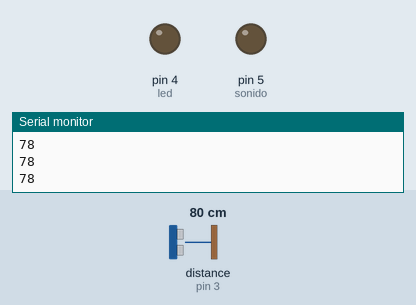
The sketch below on a simulated Arduino Uno, built with avr-gcc and run on an emulated ATmega328P. On the bench: output pins drawn as LEDs (lit = HIGH), the last lines printed to the serial monitor. Wiring (inferred from the names in the program): ultrasonic range finder: trigger pin 2; echo pin 3. Inputs (shaded band) come from the test bench; at power-on: distance to the obstacle (sensor on pin 3) 80 cm. The echo pulse lasts 58.3 µs per cm; pins used as bus, display or sensor lines are not drawn.

Above: at 1.2 s.
1.3 s: distance to the obstacle (sensor on pin 3) set to 23 cm
2.8 s: distance to the obstacle (sensor on pin 3) set to 19 cm
At 3.9 s:
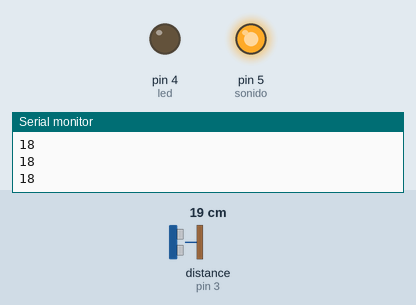
4.3 s: distance to the obstacle (sensor on pin 3) set to 13 cm
5.8 s: distance to the obstacle (sensor on pin 3) set to 10 cm
At 6.5 s:
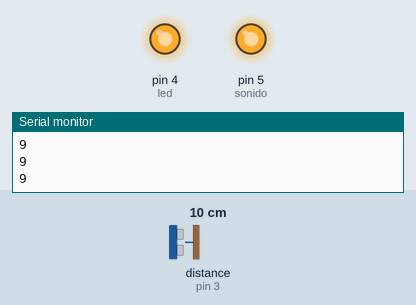
7.3 s: distance to the obstacle (sensor on pin 3) set to 18 cm
At 8.5 s:
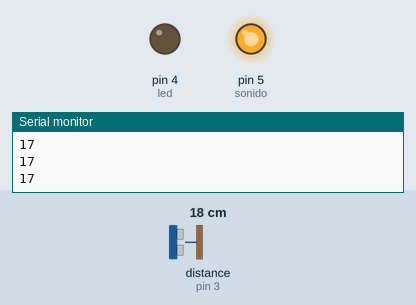
8.8 s: distance to the obstacle (sensor on pin 3) set to 2 cm
At 9.7 s:
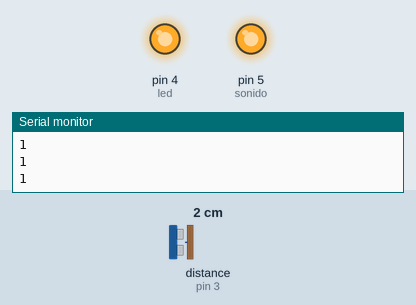
Timing chart, 0 to 11.3 s (numbered marks = the images above; inputs shaded):
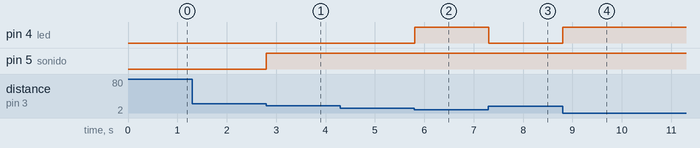

Measured:
- the behaviour switches between 21 and 20 cm on distance to the obstacle (sensor on pin 3) (found by bisection; images 0 and 1)
- the behaviour switches between 12 and 11 cm on distance to the obstacle (sensor on pin 3) (found by bisection; images 1 and 2)
- after the input at 2.8 s, pin 5 (sonido): LOW → HIGH at once
- after the input at 5.8 s, pin 4 (led): LOW → HIGH at once
- after the input at 7.3 s, pin 4 (led): HIGH → LOW at once
- after the input at 8.8 s, pin 4 (led): LOW → HIGH at once

The sketch:

sensor_proximidad_sonido.ino
```cpp
int Trigger = 2;
int Echo = 3;
int led = 4;
int sonido=5;
void setup() {
  Serial.begin(9600);
  pinMode(led, OUTPUT);
  pinMode(Trigger, OUTPUT);
  pinMode(sonido, OUTPUT);
  pinMode(Echo, INPUT);
  digitalWrite(Trigger, LOW);
}

void loop() {
  long t;
  long d;

  digitalWrite(Trigger, HIGH);
  delayMicroseconds(10);
  digitalWrite(Trigger, LOW);

  t = pulseIn(Echo, HIGH);
  d = t / 59;

  Serial.println(d);
  encenderLed(d);

  delay(10);
}

void encenderLed(int d) {
  if (d > 0 && d < 20) {
    analogWrite(led, (21 - d) * 12.75);
    digitalWrite(sonido, HIGH);
    return;
  }
  digitalWrite(sonido, LOW);
  analogWrite(led, 0);
}
```
